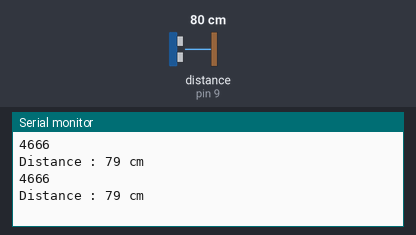
The sketch below on a simulated Arduino Uno, built with avr-gcc and run on an emulated ATmega328P. Parts: the last lines printed to the serial monitor. Wiring (inferred from the names in the program): ultrasonic range finder: trigger pin 8; echo pin 9. The test bench sets the inputs (shaded band); at power-on: distance to the obstacle (sensor on pin 9) 80 cm. The echo pulse lasts 58.3 µs per cm.

Above: at 1.8 s.
1.9 s: distance to the obstacle (sensor on pin 9) set to 2 cm
At 2.4 s:
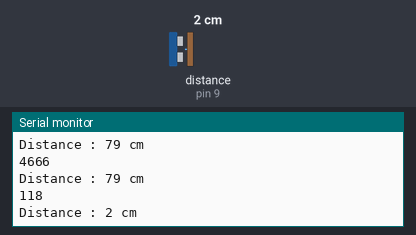
3.4 s: distance to the obstacle (sensor on pin 9) set to 4 cm
At 4.8 s:
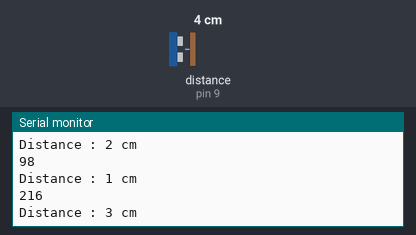
Timing chart, 0 to 6.4 s (numbered marks = the images above; inputs shaded):
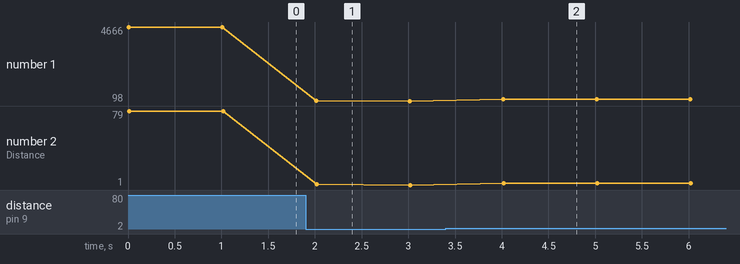

Measured:
- after the input at 1.9 s, the serial monitor: prints a new line after 0.11 s (image 1)
- after the input at 3.4 s, the serial monitor: prints a new line after 0.61 s (image 2)
- plotted number 1: 4666 → 98 after the input at 1.9 s, 98 → 215 after the input at 3.4 s
- plotted number 2: 79 → 1 after the input at 1.9 s, 1 → 3 after the input at 3.4 s

The sketch:

sonic-sensor.ino
```cpp
#define TRIG 8
#define ECHO 9
#define LED 12

void setup() {
  Serial.begin(9600);
  pinMode(TRIG, OUTPUT);
  pinMode(ECHO, INPUT);
  pinMode(LED, INPUT);
}

void loop()
{
  long duration, distance;

  digitalWrite(TRIG, LOW);
  delayMicroseconds(2);
  digitalWrite(TRIG, HIGH);
  delayMicroseconds(10);
  digitalWrite(TRIG, LOW);

  duration = pulseIn (ECHO, HIGH);
  distance = duration * 17 / 1000;
  Serial.println(duration );
  Serial.print("\nDistance : ");
  Serial.print(distance);
  Serial.println(" cm");

  if (distance < 30) {
    digitalWrite(LED, HIGH);
  } else {
    digitalWrite(LED, LOW);
  }
  delay(1000);
}
```
